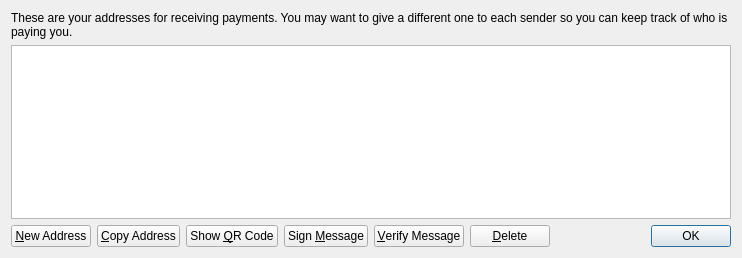
<?xml version="1.0" encoding="UTF-8"?>
<ui version="4.0">
 <class>AddressBookPage</class>
 <widget class="QWidget" name="AddressBookPage">
  <property name="geometry">
   <rect>
    <x>0</x>
    <y>0</y>
    <width>742</width>
    <height>258</height>
   </rect>
  </property>
  <property name="minimumSize">
   <size>
    <width>400</width>
    <height>0</height>
   </size>
  </property>
  <property name="windowTitle">
   <string>Address Book</string>
  </property>
  <layout class="QVBoxLayout" name="verticalLayout">
   <item>
    <widget class="QLabel" name="labelExplanation">
     <property name="text">
      <string>These are your addresses for receiving payments. You may want to give a different one to each sender so you can keep track of who is paying you.</string>
     </property>
     <property name="textFormat">
      <enum>Qt::PlainText</enum>
     </property>
     <property name="wordWrap">
      <bool>true</bool>
     </property>
    </widget>
   </item>
   <item>
    <widget class="QTableView" name="tableView">
     <property name="contextMenuPolicy">
      <enum>Qt::CustomContextMenu</enum>
     </property>
     <property name="toolTip">
      <string>Double-click to edit label</string>
     </property>
     <property name="tabKeyNavigation">
      <bool>false</bool>
     </property>
     <property name="selectionMode">
      <enum>QAbstractItemView::SingleSelection</enum>
     </property>
     <property name="selectionBehavior">
      <enum>QAbstractItemView::SelectRows</enum>
     </property>
     <property name="sortingEnabled">
      <bool>true</bool>
     </property>
     <attribute name="verticalHeaderVisible">
      <bool>false</bool>
     </attribute>
    </widget>
   </item>
   <item>
    <layout class="QHBoxLayout" name="horizontalLayout">
     <item>
      <widget class="QPushButton" name="newAddressButton">
       <property name="toolTip">
        <string>Create a new address</string>
       </property>
       <property name="text">
        <string>&amp;New Address</string>
       </property>
      </widget>
     </item>
     <item>
      <widget class="QPushButton" name="copyToClipboard">
       <property name="toolTip">
        <string>Copy the currently selected address to the system clipboard</string>
       </property>
       <property name="text">
        <string>&amp;Copy Address</string>
       </property>
      </widget>
     </item>
     <item>
      <widget class="QPushButton" name="showQRCode">
       <property name="text">
        <string>Show &amp;QR Code</string>
       </property>
      </widget>
     </item>
     <item>
      <widget class="QPushButton" name="signMessage">
       <property name="toolTip">
        <string>Sign a message to prove you own a Digitalmoneybits address</string>
       </property>
       <property name="text">
        <string>Sign &amp;Message</string>
       </property>
      </widget>
     </item>
     <item>
      <widget class="QPushButton" name="verifyMessage">
       <property name="toolTip">
        <string>Verify a message to ensure it was signed with a specified Digitalmoneybits address</string>
       </property>
       <property name="text">
        <string>&amp;Verify Message</string>
       </property>
      </widget>
     </item>
     <item>
      <widget class="QPushButton" name="deleteButton">
       <property name="toolTip">
        <string>Delete the currently selected address from the list</string>
       </property>
       <property name="text">
        <string>&amp;Delete</string>
       </property>
      </widget>
     </item>
     <item>
      <spacer name="horizontalSpacer">
       <property name="orientation">
        <enum>Qt::Horizontal</enum>
       </property>
       <property name="sizeHint" stdset="0">
        <size>
         <width>40</width>
         <height>20</height>
        </size>
       </property>
      </spacer>
     </item>
     <item>
      <widget class="QDialogButtonBox" name="buttonBox">
       <property name="sizePolicy">
        <sizepolicy hsizetype="Maximum" vsizetype="Fixed">
         <horstretch>0</horstretch>
         <verstretch>0</verstretch>
        </sizepolicy>
       </property>
       <property name="standardButtons">
        <set>QDialogButtonBox::Ok</set>
       </property>
      </widget>
     </item>
    </layout>
   </item>
  </layout>
 </widget>
 <resources/>
 <connections/>
</ui>
